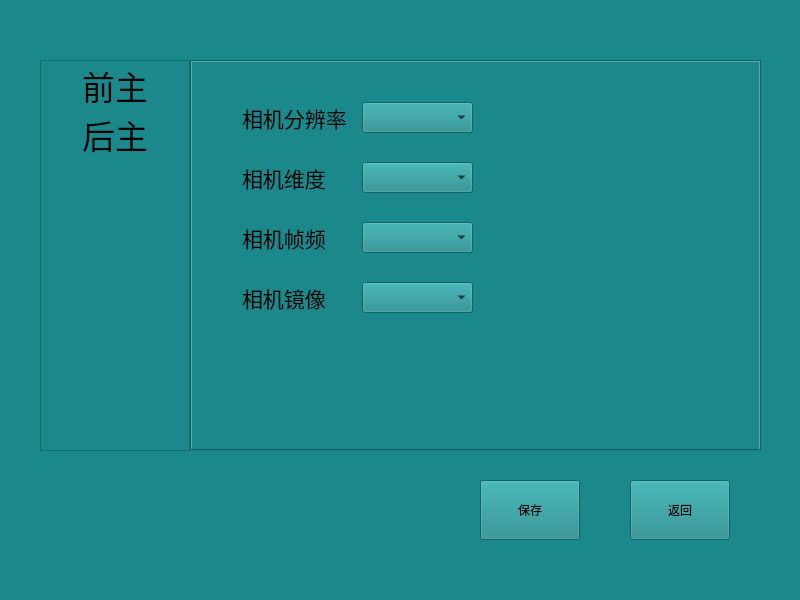
<?xml version="1.0" encoding="UTF-8"?>
<ui version="4.0">
 <class>Page06_1</class>
 <widget class="QWidget" name="Page06_1">
  <property name="geometry">
   <rect>
    <x>0</x>
    <y>0</y>
    <width>800</width>
    <height>600</height>
   </rect>
  </property>
  <property name="windowTitle">
   <string>Form</string>
  </property>
  <property name="styleSheet">
   <string notr="true">QMainWindow,QWidget{background-color:#1b898b}
</string>
  </property>
  <widget class="QPushButton" name="saveButton">
   <property name="geometry">
    <rect>
     <x>480</x>
     <y>480</y>
     <width>100</width>
     <height>60</height>
    </rect>
   </property>
   <property name="styleSheet">
    <string notr="true">QPushButton{
	border-image: url(:/new/icon/icon/rectangle.png);
}
QPushButton::pressed{
border-image: url(:/new/icon/icon/按钮.png);
}</string>
   </property>
   <property name="text">
    <string>保存</string>
   </property>
  </widget>
  <widget class="QPushButton" name="exitButton">
   <property name="geometry">
    <rect>
     <x>630</x>
     <y>480</y>
     <width>100</width>
     <height>60</height>
    </rect>
   </property>
   <property name="styleSheet">
    <string notr="true">QPushButton{
	border-image: url(:/new/icon/icon/rectangle.png);
}
QPushButton::pressed{
border-image: url(:/new/icon/icon/按钮.png);
}</string>
   </property>
   <property name="text">
    <string>返回</string>
   </property>
  </widget>
  <widget class="QWidget" name="layoutWidget">
   <property name="geometry">
    <rect>
     <x>40</x>
     <y>60</y>
     <width>721</width>
     <height>391</height>
    </rect>
   </property>
   <layout class="QHBoxLayout" name="horizontalLayout">
    <property name="spacing">
     <number>0</number>
    </property>
    <item>
     <widget class="QListWidget" name="cam_listWidget">
      <property name="maximumSize">
       <size>
        <width>150</width>
        <height>400</height>
       </size>
      </property>
      <item>
       <property name="text">
        <string>前主</string>
       </property>
       <property name="font">
        <font>
         <pointsize>25</pointsize>
        </font>
       </property>
       <property name="textAlignment">
        <set>AlignCenter</set>
       </property>
      </item>
      <item>
       <property name="text">
        <string>后主</string>
       </property>
       <property name="font">
        <font>
         <pointsize>25</pointsize>
        </font>
       </property>
       <property name="textAlignment">
        <set>AlignCenter</set>
       </property>
      </item>
     </widget>
    </item>
    <item>
     <widget class="QTabWidget" name="page">
      <property name="maximumSize">
       <size>
        <width>600</width>
        <height>400</height>
       </size>
      </property>
      <property name="styleSheet">
       <string notr="true">QTabBar::tab {width:0px;height:0px}</string>
      </property>
      <property name="currentIndex">
       <number>0</number>
      </property>
      <widget class="QWidget" name="qz">
       <property name="styleSheet">
        <string notr="true"/>
       </property>
       <attribute name="title">
        <string>Tab 1</string>
       </attribute>
       <widget class="QLabel" name="label_8">
        <property name="geometry">
         <rect>
          <x>50</x>
          <y>100</y>
          <width>111</width>
          <height>31</height>
         </rect>
        </property>
        <property name="text">
         <string>&lt;html&gt;&lt;head/&gt;&lt;body&gt;&lt;p&gt;&lt;span style=&quot; font-size:16pt;&quot;&gt;相机维度&lt;/span&gt;&lt;/p&gt;&lt;/body&gt;&lt;/html&gt;</string>
        </property>
       </widget>
       <widget class="QComboBox" name="demen_comboBox_qz">
        <property name="geometry">
         <rect>
          <x>170</x>
          <y>100</y>
          <width>111</width>
          <height>31</height>
         </rect>
        </property>
       </widget>
       <widget class="QComboBox" name="fraFreque_comboBox_qz">
        <property name="geometry">
         <rect>
          <x>170</x>
          <y>160</y>
          <width>111</width>
          <height>31</height>
         </rect>
        </property>
       </widget>
       <widget class="QLabel" name="label_7">
        <property name="geometry">
         <rect>
          <x>50</x>
          <y>40</y>
          <width>111</width>
          <height>31</height>
         </rect>
        </property>
        <property name="text">
         <string>&lt;html&gt;&lt;head/&gt;&lt;body&gt;&lt;p&gt;&lt;span style=&quot; font-size:16pt;&quot;&gt;相机分辨率&lt;/span&gt;&lt;/p&gt;&lt;/body&gt;&lt;/html&gt;</string>
        </property>
       </widget>
       <widget class="QLabel" name="label_6">
        <property name="geometry">
         <rect>
          <x>50</x>
          <y>160</y>
          <width>111</width>
          <height>31</height>
         </rect>
        </property>
        <property name="text">
         <string>&lt;html&gt;&lt;head/&gt;&lt;body&gt;&lt;p&gt;&lt;span style=&quot; font-size:16pt;&quot;&gt;相机帧频&lt;/span&gt;&lt;/p&gt;&lt;/body&gt;&lt;/html&gt;</string>
        </property>
       </widget>
       <widget class="QLabel" name="label_5">
        <property name="geometry">
         <rect>
          <x>50</x>
          <y>220</y>
          <width>111</width>
          <height>31</height>
         </rect>
        </property>
        <property name="text">
         <string>&lt;html&gt;&lt;head/&gt;&lt;body&gt;&lt;p&gt;&lt;span style=&quot; font-size:16pt;&quot;&gt;相机镜像&lt;/span&gt;&lt;/p&gt;&lt;/body&gt;&lt;/html&gt;</string>
        </property>
       </widget>
       <widget class="QComboBox" name="reso_comboBox_qz">
        <property name="geometry">
         <rect>
          <x>170</x>
          <y>40</y>
          <width>111</width>
          <height>31</height>
         </rect>
        </property>
       </widget>
       <widget class="QComboBox" name="mirror_comboBox_qz">
        <property name="geometry">
         <rect>
          <x>170</x>
          <y>220</y>
          <width>111</width>
          <height>31</height>
         </rect>
        </property>
       </widget>
      </widget>
      <widget class="QWidget" name="hz">
       <property name="styleSheet">
        <string notr="true"/>
       </property>
       <attribute name="title">
        <string>Tab 2</string>
       </attribute>
       <widget class="QComboBox" name="reso_comboBox_hz">
        <property name="geometry">
         <rect>
          <x>170</x>
          <y>40</y>
          <width>111</width>
          <height>31</height>
         </rect>
        </property>
       </widget>
       <widget class="QLabel" name="label">
        <property name="geometry">
         <rect>
          <x>50</x>
          <y>40</y>
          <width>111</width>
          <height>31</height>
         </rect>
        </property>
        <property name="text">
         <string>&lt;html&gt;&lt;head/&gt;&lt;body&gt;&lt;p&gt;&lt;span style=&quot; font-size:16pt;&quot;&gt;相机分辨率&lt;/span&gt;&lt;/p&gt;&lt;/body&gt;&lt;/html&gt;</string>
        </property>
       </widget>
       <widget class="QComboBox" name="demen_comboBox_hz">
        <property name="geometry">
         <rect>
          <x>170</x>
          <y>100</y>
          <width>111</width>
          <height>31</height>
         </rect>
        </property>
       </widget>
       <widget class="QLabel" name="label_2">
        <property name="geometry">
         <rect>
          <x>50</x>
          <y>100</y>
          <width>111</width>
          <height>31</height>
         </rect>
        </property>
        <property name="text">
         <string>&lt;html&gt;&lt;head/&gt;&lt;body&gt;&lt;p&gt;&lt;span style=&quot; font-size:16pt;&quot;&gt;相机维度&lt;/span&gt;&lt;/p&gt;&lt;/body&gt;&lt;/html&gt;</string>
        </property>
       </widget>
       <widget class="QComboBox" name="fraFreque_comboBox_hz">
        <property name="geometry">
         <rect>
          <x>170</x>
          <y>160</y>
          <width>111</width>
          <height>31</height>
         </rect>
        </property>
       </widget>
       <widget class="QLabel" name="label_3">
        <property name="geometry">
         <rect>
          <x>50</x>
          <y>160</y>
          <width>111</width>
          <height>31</height>
         </rect>
        </property>
        <property name="text">
         <string>&lt;html&gt;&lt;head/&gt;&lt;body&gt;&lt;p&gt;&lt;span style=&quot; font-size:16pt;&quot;&gt;相机帧频&lt;/span&gt;&lt;/p&gt;&lt;/body&gt;&lt;/html&gt;</string>
        </property>
       </widget>
       <widget class="QComboBox" name="mirror_comboBox_hz">
        <property name="geometry">
         <rect>
          <x>170</x>
          <y>220</y>
          <width>111</width>
          <height>31</height>
         </rect>
        </property>
       </widget>
       <widget class="QLabel" name="label_4">
        <property name="geometry">
         <rect>
          <x>50</x>
          <y>220</y>
          <width>111</width>
          <height>31</height>
         </rect>
        </property>
        <property name="text">
         <string>&lt;html&gt;&lt;head/&gt;&lt;body&gt;&lt;p&gt;&lt;span style=&quot; font-size:16pt;&quot;&gt;相机镜像&lt;/span&gt;&lt;/p&gt;&lt;/body&gt;&lt;/html&gt;</string>
        </property>
       </widget>
      </widget>
     </widget>
    </item>
   </layout>
  </widget>
 </widget>
 <resources/>
 <connections/>
</ui>
